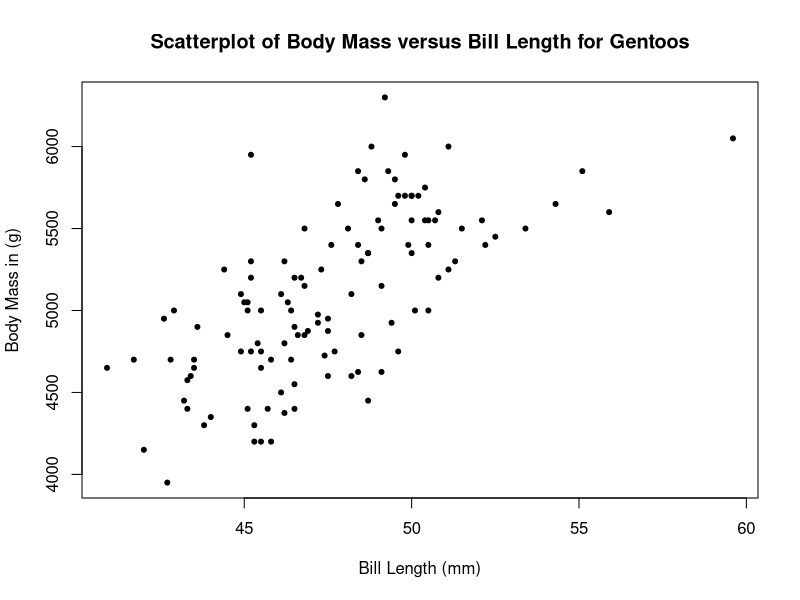
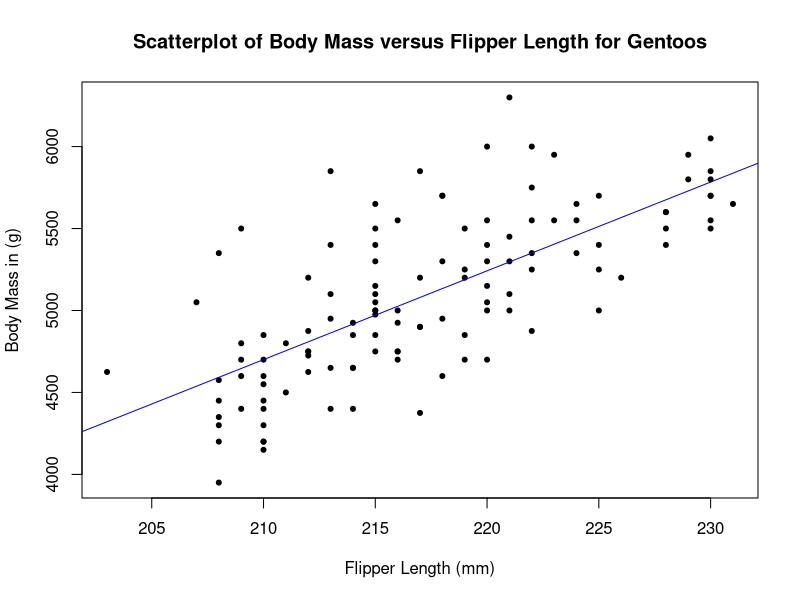

Write R code to recreate these figures, in order.
## ---- chunk 1
gentoo <- read.csv("gentoo.csv", stringsAsFactors = TRUE)
## ---- chunk 2
# Run this code chunk to create a scatterplot with bill_length_mm as the 
# explanatory variable and body_mass_g as the response variable
plot(body_mass_g ~ bill_length_mm,
     data = gentoo,
     main = "Scatterplot of Body Mass versus Bill Length for Gentoos",
     xlab = "Bill Length (mm)",
     ylab = "Body Mass in (g)", 
     pch = 20)

## ---- chunk 3
# Run this code chunk to compute the correlation between bill_length_mm and body_mass_g
cor(gentoo$bill_length_mm, gentoo$body_mass_g)

## ---- chunk 4
# Run this code chunk to subset the gentoo data to contain only numeric variables. 
# We will call this subset numericGentoo
numericGentoo <- subset(gentoo,
                          select = c("bill_length_mm", "bill_depth_mm", 
                                     "flipper_length_mm", "body_mass_g")
                          )

## ---- chunk 5
# Run this code chunk to make a correlation matrix of numericGentoo
cor(numericGentoo)

## ---- chunk 6
# Run this code chunk to (1) create the linear regression model for body mass on
# flipper length, and assign it the name line1, then (2) summarize the linear 
# regression model called line1
line1 <- lm(body_mass_g ~ flipper_length_mm, data = gentoo)
summary(line1)

## ---- chunk 7
# Run this code chunk to create a scatterplot of body mass on flipper length,
# including the regression line
plot(gentoo$body_mass_g ~ gentoo$flipper_length_mm,
     main = "Scatterplot of Body Mass versus Flipper Length for Gentoos",
     xlab = "Flipper Length (mm)",
     ylab = "Body Mass in (g)", 
     pch = 20)
abline(line1, col = "blue")

